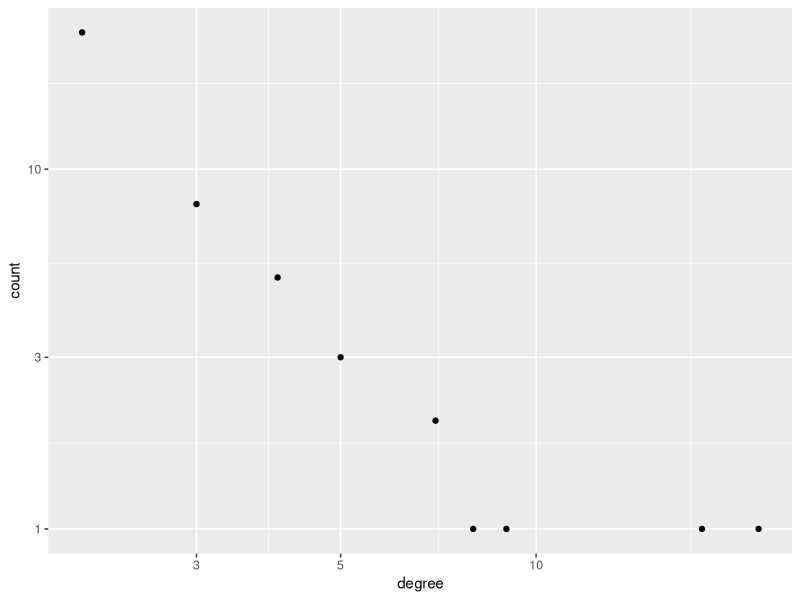
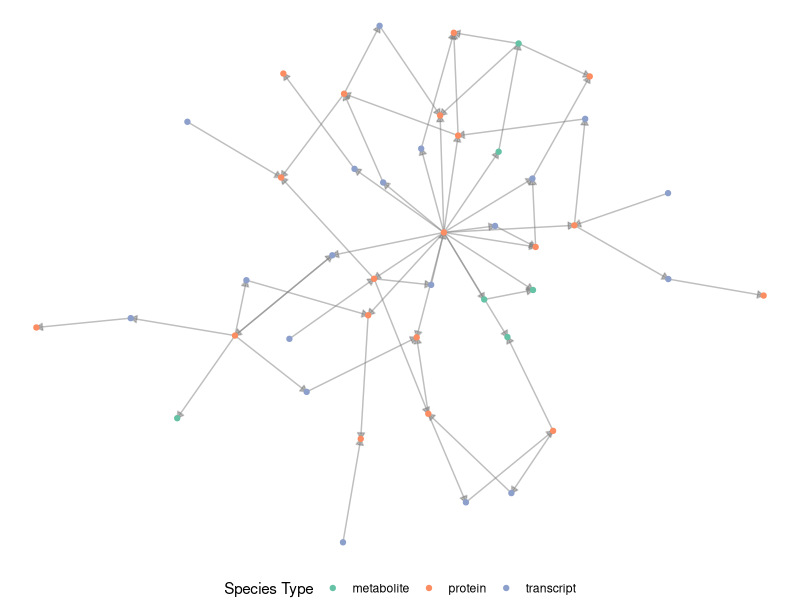
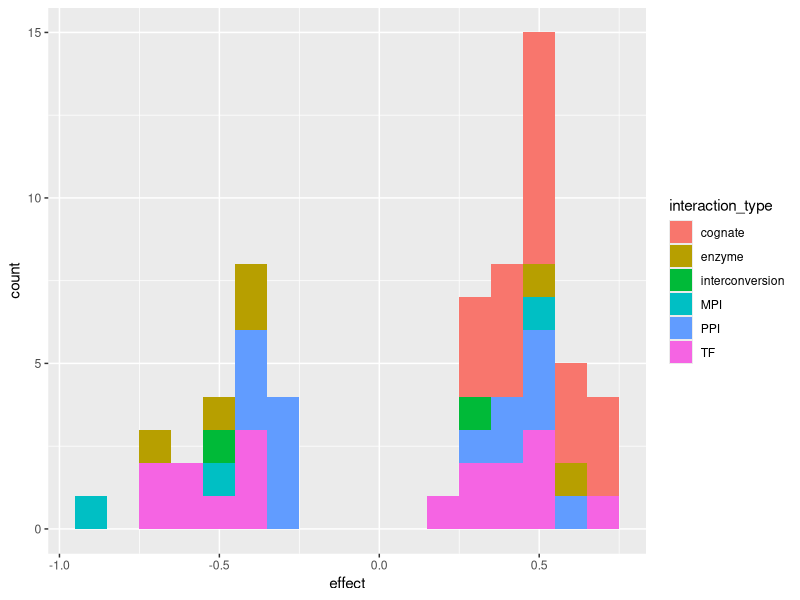

Source code (R) for these figures, in order:
## ---- chunk 1
knitr::opts_chunk$set(echo = TRUE)
## ---- chunk 2
library(dplyr)
library(ggplot2)
library(ggraph) # to plot network elements
## ---- chunk 3
n_genes <- 20
metab_frac <- 0.3
n_metabolites <- n_genes * 0.3
n_species <- n_genes * 2 + n_metabolites # genes are doubled up because: 1 transcript + 1 protein

net_connections <- igraph::sample_pa(n_species,
                                     power = 1,
                                     m = 2)
## ---- chunk 4
edge_counts <- igraph::degree(net_connections) %>%
  table() %>%
  {tibble::tibble(degree = names(.),
                  count = unname(.))} %>%
  dplyr::mutate_all(as.integer)

ggplot(edge_counts, aes(x = degree, y = count)) +
  geom_point() +
  scale_x_log10() +
  scale_y_log10()
## ---- chunk 5
species_init <- dplyr::bind_rows(
  tibble::tibble(gene_id = 1:n_genes,
                 species_type = "transcript"),
  tibble::tibble(gene_id = 1:n_genes,
                 species_type = "protein"),
  tibble::tibble(gene_id = NA_integer_,
                 species_type = rep("metabolite", n_metabolites))
) %>%
  dplyr::mutate(species_id = sample(1:n_species))

# edge_plausibility
edge_plausibility <- tibble::tribble(~ from_type, ~ to_type, ~ interaction_type, ~ plausibility,
                "transcript", "transcript", NA_character_, 0,
                "transcript", "protein", NA_character_, 0,
                "transcript", "metabolite", NA_character_, 0,
                "protein", "transcript", "TF", 1,
                "protein", "protein", "PPI", 0.5,
                "protein", "metabolite", "enzyme", 1,
                "metabolite", "transcript", "MDI", 0.2,
                "metabolite", "protein", "MPI", 1,
                "metabolite", "metabolite", "interconversion", 1)
                
edges_df <- igraph::as_data_frame(net_connections) %>%
  tibble::as_tibble() %>%
  dplyr::rename(from = to, to = from) %>%
  dplyr::mutate_all(as.integer) %>%
  dplyr::left_join(species_init %>%
                    dplyr::select(from = species_id, from_type = species_type),
                  by = "from") %>%
  dplyr::left_join(species_init %>%
                    dplyr::select(to = species_id, to_type = species_type),
                  by = "to") %>%
  dplyr::left_join(edge_plausibility, by = c("from_type", "to_type")) %>%
  # cull edges based on plausibility
  dplyr::filter(plausibility != 0) %>%
  dplyr::group_by(from, interaction_type) %>%
  dplyr::mutate(plausible = sample(c(TRUE, FALSE), size = 1, prob = c(plausibility[1], 1-plausibility[1]))) %>%
  dplyr::ungroup() %>%
  dplyr::filter(plausible) %>%
  dplyr::select(from, to, interaction_type) %>%
  # add cognate edges
  dplyr::bind_rows(
    species_init %>%
      dplyr::filter(species_type != "metabolite") %>%
      tidyr::spread(species_type, species_id) %>%
      dplyr::select(from = transcript, to = protein) %>%
      dplyr::mutate(interaction_type = "cognate")
  )
  
species_df = species_init %>%
  dplyr::select(species_id, species_type) %>%
  dplyr::arrange(species_id)

pruned_network <- igraph::graph_from_data_frame(edges_df,
                                                directed = TRUE,
                                                vertices = species_df)
## ---- chunk 6
edges_df %>%
  dplyr::count(interaction_type) %>%
  knitr::kable() %>%
  kableExtra::kable_styling(bootstrap_options = "striped", full_width = FALSE, position = "left")
## ---- chunk 7
work_with_top_cluster <- TRUE
if (work_with_top_cluster) {
  network_clusters <- igraph::clusters(pruned_network)
  isolated_vertices <- names(network_clusters$membership)[network_clusters$membership != which.max(network_clusters$csize)]
  
  pruned_network <- igraph::delete_vertices(pruned_network, isolated_vertices)
}

ggraph(pruned_network, layout = "kk") +
  geom_edge_link(arrow = arrow(type = "closed", length = unit(0.07, "inches")), color = "gray50", alpha = 0.5) +
  geom_node_point(aes(color = species_type)) +
  scale_color_brewer("Species Type", palette = "Set2") +
  theme_void() +
  theme(legend.position = "bottom")
## ---- chunk 8
library(deSolve)

reffect <- function (n, mean = 0.5, shape = 10) {
  magnitudes <- rgamma(n, shape = shape, scale = mean / shape)
  effect <- magnitudes * (rbinom(n, 1, 0.5) - 0.5)*2
}

states <- rep(1, nrow(species_df))

pars <- edges_df %>%
  dplyr::mutate(effect = reffect(n()),
                effect = ifelse(interaction_type == "cognate", abs(effect), effect))

ggplot(pars, aes(x = effect, fill = interaction_type)) +
  geom_histogram(binwidth = 0.1)


Deffects <- function(time, states, pars, species_df, basal_prod = 0.2, loss_rate = 0.2) {
  
  reg_states <- tibble::tibble(value = states) %>%
    dplyr::mutate(species_id = 1:n()) %>%
    dplyr::left_join(species_df, by = "species_id")
  
  modulated <- pars %>%
    dplyr::left_join(reg_states, by = c("from" = "species_id")) %>%
    dplyr::group_by(to) %>%
    dplyr::summarize(net_effect = sum(value * effect))
  
  # reg_states <- reg_states %>%
  #   dplyr::left_join(modulated, by = c("species_id" = "to")) %>%
  #   dplyr::mutate(net_effect = ifelse(is.na(net_effect), 0, net_effect),
  #                 # basal production
  #                 basal_synthesis = ifelse(species_type == "protein", 0, basal_prod),
  #                 loss = -1 * value * loss_rate,
  #                 deriv = net_effect + basal_synthesis + loss)
  
  reg_states <- reg_states %>%
    dplyr::left_join(modulated, by = c("species_id" = "to")) %>%
    dplyr::mutate(net_effect = ifelse(is.na(net_effect), 0, net_effect),
                  # basal production
                  loss = -1 * value * loss_rate,
                  deriv = basal_prod * exp(net_effect) + loss)
  
  state_derivs <- list(reg_states$deriv)
  
  return (state_derivs)
  
}

ode_sim <- ode(y = states,
    times = seq(0, 20, by = 0.1),
    func = Deffects,
    parms = pars,
    species_df = species_df)

simulated_dynamics <- ode_sim %>%
  as.data.frame() %>%
  tidyr::gather(species_id, value, -time) %>%
  tibble::as_tibble()

simulated_dynamics
